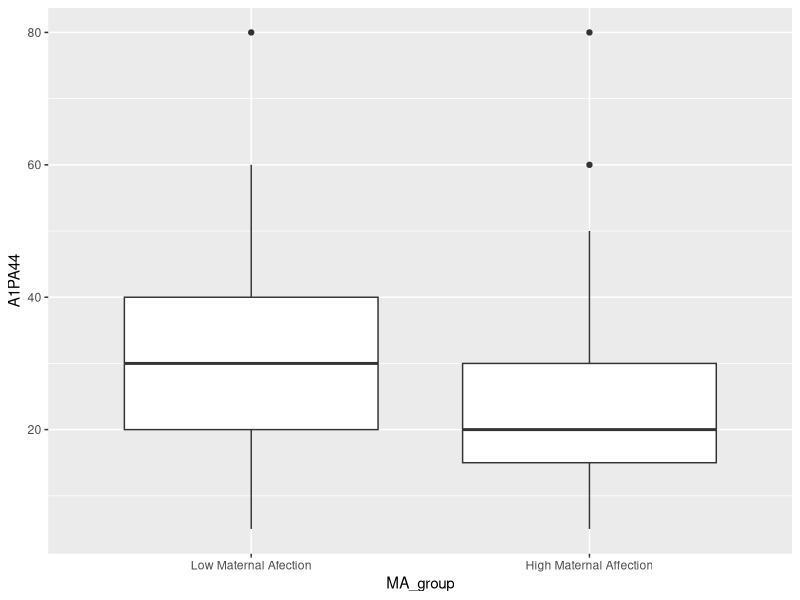
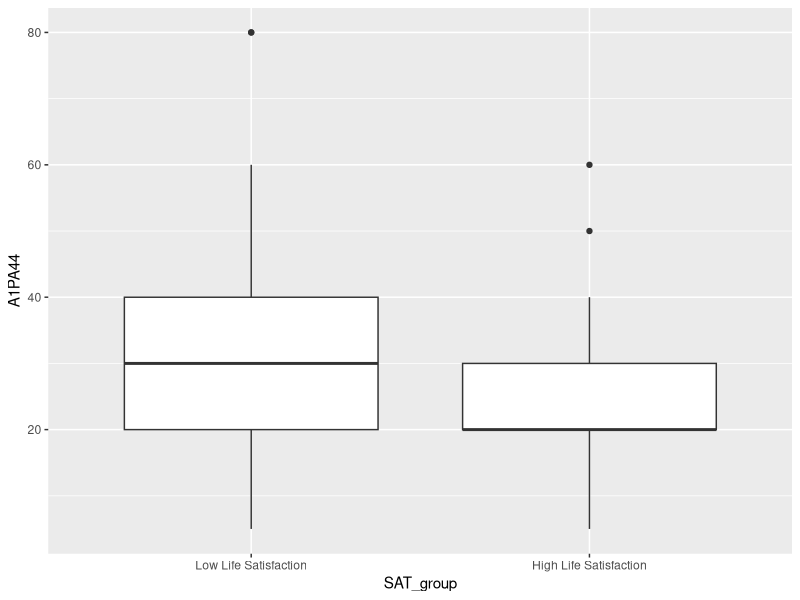

Here is the R script that generated these plots, in order:
## ---- chunk 1
library(tidyverse)
#Read data
MIDUS_short <- read_csv("MIDUS_practice.csv")
#Clean up missing values
MIDUS_short$A1SEMA[MIDUS_short$A1SEMA==9]<-NA
MIDUS_short$A1SSATIS[MIDUS_short$A1SSATIS==99]<-NA
MIDUS_short$A1PA44[MIDUS_short$A1PA44==997]<-NA
MIDUS_short$A1PA44[MIDUS_short$A1PA44==998]<-NA
MIDUS_short$A1PA44[MIDUS_short$A1PA44==999]<-NA
## ---- chunk 2
#Create grouping variable
MIDUS_short<-MIDUS_short%>%
  mutate(MA_group = ifelse(A1SEMA >= (mean(A1SEMA, na.rm = TRUE) + sd(A1SEMA, na.rm = TRUE)), 2, NA)) %>% 
  mutate(MA_group = ifelse(A1SEMA <= (mean(A1SEMA, na.rm = TRUE) - sd(A1SEMA, na.rm = TRUE)),1,MA_group)) %>%
  mutate(MA_group=factor(MA_group, levels=c(1,2), labels=c("Low Maternal Afection", "High Maternal Affection"))) %>%
  filter(!is.na(MA_group))  #Filter out NA's
  

## ---- chunk 3
#Create grouping variable
MIDUS_short<-MIDUS_short%>%
  mutate(SAT_group = ifelse(A1SSATIS >= (mean(A1SSATIS, na.rm = TRUE) + sd(A1SSATIS, na.rm = TRUE)), 2, NA)) %>% 
  mutate(SAT_group = ifelse(A1SSATIS <= (mean(A1SSATIS, na.rm = TRUE) - sd(A1SSATIS, na.rm = TRUE)),1,SAT_group)) %>%
  mutate(SAT_group=factor(SAT_group, levels=c(1,2), labels=c("Low Life Satisfaction", "High Life Satisfaction"))) %>%
  filter(!is.na(SAT_group))  #Filter out NA's
## ---- chunk 4
MIDUS_short<-MIDUS_short%>%select(A1SEMA, MA_group, A1SSATIS, SAT_group, A1PA44)%>%
  filter(!is.na(A1PA44))
## ---- chunk 5
ggplot(MIDUS_short, aes(x=MA_group, y=A1PA44)) + geom_boxplot()
ggplot(MIDUS_short, aes(x=SAT_group, y=A1PA44)) + geom_boxplot()
